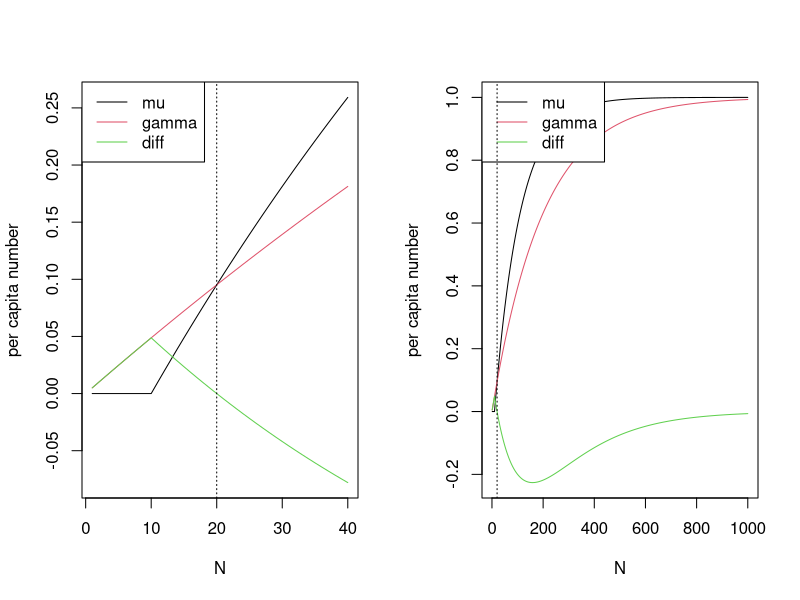
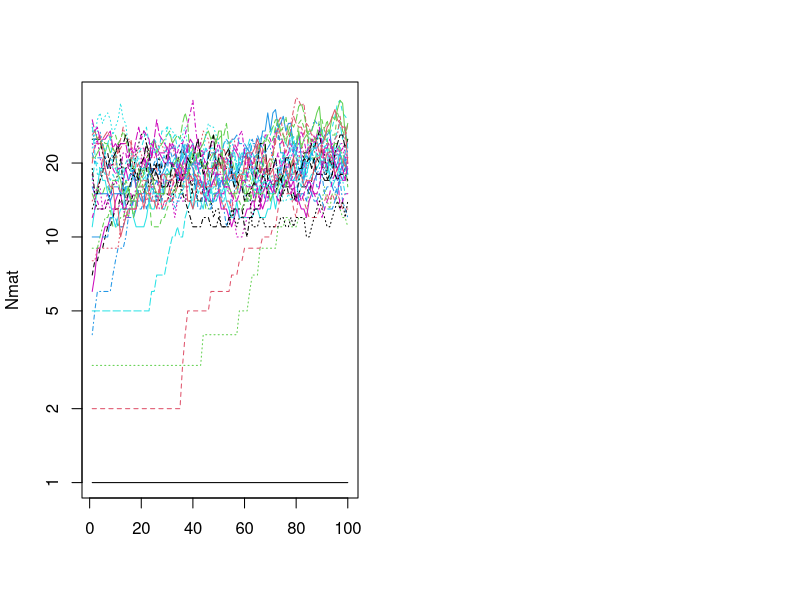

The R script that drew these images, in order:
## ---- chunk 1
dt <- 0.1
K <- 20
mu <- function (N, K) { pmax(0, pmin(1, 1 - exp(-dt * (2 * N / K - 1)))) }
gamma <- function (N, K) { pmax(0, pmin(1, 1 - exp(-dt * N / K ))) }
layout(t(1:2))
for (max_N in c(40, 1000)) {
    x <- data.frame(N=1:max_N)
    x$mu <- mu(x$N, K)
    x$gamma <- gamma(x$N, K)
    x$diff <- x$gamma - x$mu
    matplot(x$N, as.matrix(x[,c('mu', 'gamma', 'diff')]), type='l', lty=1,
            xlab='N', ylab='per capita number')
    legend('topleft', lty=1, col=1:3, legend=c('mu', 'gamma', 'diff'))
    abline(v=K, lty=3)
}
## ---- chunk 2
next_gen <- function(N, K) {
    offspring <- rbinom(length(N), size=N, prob=gamma(N, K))
    survivors <- rbinom(length(N), size=N, prob=1 - mu(N, K))
    return(offspring + survivors)
}
Nmat <- matrix(NA, nrow=100, ncol=30)
Nmat[1,] <- 1:ncol(Nmat)
for (k in 2:nrow(Nmat)) {
    Nmat[k, ] <- next_gen(Nmat[k-1,], K)
}
matplot(Nmat, type='l', log='y')
